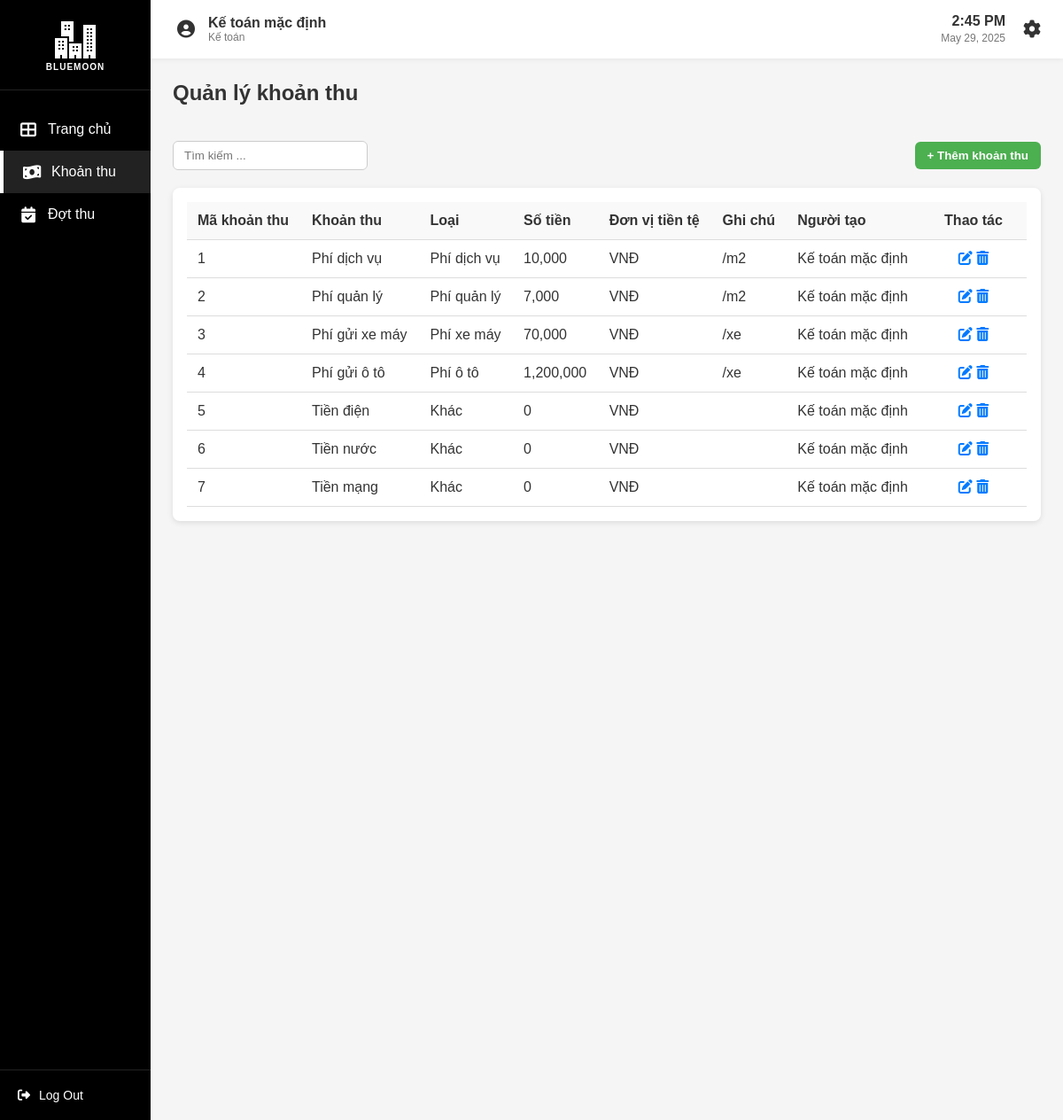
The page /khoanthu (signed in) on the database its author committed.
### app/model.py (models this page shows, shortened)
class TaiKhoan(db.Model, UserMixin):
    __tablename__ = 'taikhoan'
    id = db.Column(db.Integer, primary_key=True)
    username = db.Column(db.String(50), unique=True, nullable=False)
    password = db.Column(db.String(100), nullable=False)
    vaiTro = db.Column(db.String(50))
    hoTen = db.Column(db.String(100))
    nopphis = db.relationship('NopPhi', backref='taikhoan', lazy=True)

class KhoanThu(db.Model):
    __tablename__ = 'khoanthu'
    maKhoanThu = db.Column(db.Integer, primary_key=True)
    tenKhoanThu = db.Column(db.String(100), nullable=False)
    loaiKhoanThu = db.Column(db.String(50))     # "Phí dịch vụ", "Phí quản lý", "Phí xe máy", "Phí ô tô", "Khác", "Đóng góp"
    soTien = db.Column(db.Float)
    loaiSoTien = db.Column(db.String(50))  # "VNĐ"
    ghiChu = db.Column(db.String(1000))     # "/m2"
    idNguoiTao = db.Column(db.Integer, db.ForeignKey('taikhoan.id'))
    nguoiTao = db.relationship("TaiKhoan", backref="cacKhoanThu")
    khoanthu_has_dotthus = db.relationship('KhoanThu_Has_DotThu', backref='khoanthu', lazy=True)

### app/routes/thuphi_routes.py (the view)
@tp.route('/khoanthu', methods=['GET'])
@login_required
def khoanthu():
    if current_user.vaiTro not in ['Kế toán']:
        flash('Không có quyền truy cập trang', 'danger')
        return redirect(url_for('auth.home'))
    khoanthus = KhoanThuService.get_all_khoanthus()
    return render_template('khoanthu.html', khoanthus=khoanthus)

### app/services/thuphi_service.py (called while the page is built)
    @staticmethod
    def get_all_khoanthus():
        return KhoanThu.query.all()

### app/templates/khoanthu.html (shortened to what this page needs)
{% extends "base.html" %}
{% block extra_css %}
<link rel="stylesheet" href="{{ url_for('static', filename='css/khoanthu.css') }}">
{% endblock %}
{% block content %}
<div class="container">
    <div class="header-row">
        <h1 class="page-title">Quản lý khoản thu</h1>
    </div>
<div class="search-container">
    <input type="text" id="searchInput" class="search-box" placeholder="Tìm kiếm ...">
    <button class="add-button" onclick="openAddModal()">+ Thêm khoản thu</button>
</div>
<div class="card">
    <table class="account-table">
        <thead>
            <tr>
                <th>Mã khoản thu</th>
                <th>Khoản thu</th>
                <th>Loại</th>
                <th>Số tiền</th>
                <th>Đơn vị tiền tệ</th>
                <th>Ghi chú</th>
                <th>Người tạo</th>
                <th class="action-column">Thao tác</th>
            </tr>
        </thead>
        <tbody>
            {% for khoanthu in khoanthus %}
            <tr>
                <td>{{ khoanthu.maKhoanThu }}</td>
                <td>{{ khoanthu.tenKhoanThu }}</td>
                <td>{{ khoanthu.loaiKhoanThu }}</td>
                <td>{{ '{:,.0f}'.format(khoanthu.soTien) }}</td>
                <td>{{ khoanthu.loaiSoTien }}</td>
                <td>{{ khoanthu.ghiChu }}</td>
                <td>{{ khoanthu.nguoiTao.hoTen if khoanthu.nguoiTao else "" }}</td>
                <td class="action-column">
                    <button class="action-button" onclick="editKhoanThu({{ khoanthu.maKhoanThu }})">
                        <i class="fas fa-edit action-icon"></i>
                    </button>
                    <button class="action-button" onclick="deleteKhoanThu({{ khoanthu.maKhoanThu }})">
                        <i class="fas fa-trash-alt action-icon"></i>
                    </button>
                </td>
            </tr>
            {% endfor %}
        </tbody>
    </table>
</div>
</div>
{% endblock %}

### app/templates/base.html (shortened to what this page needs)
<!DOCTYPE html>
<html lang="en">
<head>
    <link rel="stylesheet" href="/static/css/base.css">
    <link rel="stylesheet" href="https://cdnjs.cloudflare.com/ajax/libs/font-awesome/6.4.0/css/all.min.css">
    {% block extra_css %}{% endblock %}
</head>
<body>
    <div class="container">
        <div class="sidebar">
            <div class="logo">
                <img src="/static/images/apartment_white.png" alt="BlueMoon">
                <div class="logo-text"><span class="library-text">BLUEMOON</span></div>
            </div>
            <nav class="sidebar-menu">
                <ul>
                    <li>
                        <a href="{{ url_for('auth.home') }}" class="menu-item {% if request.endpoint == 'auth.home' %}active{% endif %}">
                            <i class="fas fa-th-large"></i>
                            <span>Trang chủ</span>
                        </a>
                    </li>
                    {% if current_user.vaiTro == 'admin' %}
                        <li>
                            <a href="{{ url_for('user.taikhoan') }}" class="menu-item {% if request.endpoint == 'user.taikhoan' %}active{% endif %}">
                                <i class="fas fa-user"></i>
                                <span>Tài khoản</span>
                            </a>
                        </li>
                        <li>
                            <a href="{{ url_for('hk.hokhau') }}" class="menu-item {% if request.endpoint == 'hk.hokhau' %}active{% endif %}">
                                <i class="fas fa-house"></i>
                                <span>Hộ khẩu</span>
                            </a>
                        </li>
                        <li>
                            <a href="{{ url_for('hk.tamtrutamvang') }}" class="menu-item {% if request.endpoint == 'hk.tamtrutamvang' %}active{% endif %}">
                                <i class="fas fa-user-clock"></i>
                                <span>Tạm trú/vắng</span>
                            </a>
                        </li>
                        <li>
                            <a href="{{ url_for('hk.lichsuhokhau') }}" class="menu-item {% if request.endpoint == 'hk.lichsuhokhau' %}active{% endif %}">
                                <i class="fas fa-history"></i>
                                <span>Lịch sử</span>
                            </a>
                        </li>
                    {% elif current_user.vaiTro == 'Kế toán' %}
                        <li>
                            <a href="{{ url_for('tp.khoanthu') }}" class="menu-item {% if request.endpoint == 'tp.khoanthu' %}active{% endif %}">
                                <i class="fas fa-money-bill-wave"></i>
                                <span>Khoản thu</span>
                            </a>
                        </li>
                        <li>
                            <a href="{{ url_for('tp.dotthu') }}" class="menu-item {% if request.endpoint == 'tp.khoanthu' %}active{% endif %}">
                                <i class="fas fa-calendar-check"></i>
                                <span>Đợt thu</span>
                            </a>
                        </li>
                    {% endif %}
                </ul>
            </nav>
            <div class="sidebar-footer">
                <a href="{{ url_for('auth.logout') }}" class="logout-btn">
                    <i class="fas fa-sign-out-alt"></i>
                    <span>Log Out</span>
                </a>
            </div>
        </div>
        <div class="main-content">
            <header class="top-header">
                <div class="user-info">
                    <div class="user-avatar">
                        <i class="fas fa-user-circle"></i>
                    </div>
                    <div class="user-details">
                        <div class="user-name">{{ current_user.hoTen if current_user else 'KháchKhách' }}</div>
                        <div class="user-role">{{ current_user.vaiTro if current_user else '' }}</div>
                    </div>
                </div>
                <div class="header-right">
                    <div class="datetime">
                        <span class="time">{{ current_time }}</span>
                        <span class="date">{{ current_date }}</span>
                    </div>
                    <div class="settings">
                        <a href="#">
                            <i class="fas fa-cog"></i>
                        </a>
                    </div>
                </div>
            </header>
            <div class="content">
                {% block content %}{% endblock %}
            </div>
        </div>
    </div>
</body>
</html>

### app/static/css/base.css (style rules this page uses)
* { margin: 0; padding: 0; box-sizing: border-box; font-family: 'Arial', sans-serif; }
body { background-color: #f5f5f5; color: #333; }
.container { display: flex; height: 100vh; width: 100%; }
.sidebar { width: 170px; height: 100vh; background-color: #000; color: white; display: flex; flex-direction: column; position: fixed; left: 0; top: 0; }
.logo { padding: 20px 15px; border-bottom: 1px solid #222; display: flex; flex-direction: column; align-items: center; text-align: center; }
.logo img { width: 50px; margin-bottom: 5px; }
.logo-text { font-size: 18px; font-weight: bold; color: white; display: block; }
.library-text { font-size: 10px; display: block; margin-top: -5px; text-transform: uppercase; letter-spacing: 1px; }
.sidebar-menu { flex-grow: 1; padding-top: 20px; }
.sidebar-menu ul { list-style: none; }
.menu-item { display: flex; align-items: center; padding: 15px 20px; color: white; text-decoration: none; transition: all 0.3s; }
.menu-item:hover, .menu-item.active { background-color: #222; border-left: 4px solid #fff; }
.menu-item i { margin-right: 10px; font-size: 18px; width: 24px; text-align: center; }
.sidebar-footer { padding: 20px; border-top: 1px solid #222; }
.logout-btn { display: flex; align-items: center; color: white; text-decoration: none; font-size: 14px; }
.logout-btn i { margin-right: 10px; }
.main-content { flex-grow: 1; margin-left: 170px; width: calc(100% - 170px); overflow-y: auto; }
.top-header { background-color: #fff; padding: 15px 25px; display: flex; justify-content: space-between; align-items: center; box-shadow: 0 2px 5px rgba(0,0,0,0.05); }
.user-info { display: flex; align-items: center; }
.user-avatar { width: 30px; height: 30px; border-radius: 50%; margin-right: 10px; display: flex; align-items: center; justify-content: center; color: #333; font-size: 20px; }
.user-details { display: flex; flex-direction: column; }
.user-name { font-weight: bold; font-size: 16px; }
.user-role { font-size: 12px; color: #777; }
.header-right { display: flex; align-items: center; }
.datetime { margin-right: 20px; text-align: right; }
.time { font-weight: bold; font-size: 16px; display: block; }
.date { font-size: 12px; color: #777; }
.settings i { font-size: 20px; color: #333; }
.content { padding: 25px; }

### app/static/css/khoanthu.css (style rules this page uses)
.header-row { display: flex; justify-content: space-between; align-items: center; margin-bottom: 20px; }
.page-title { font-size: 24px; font-weight: 600; }
.search-container { margin-top: 20px; display: flex; gap: 10px; align-items: center; }
.search-box { padding: 8px 12px; width: 220px; border: 1px solid #ccc; border-radius: 6px; }
.add-button { margin-left: auto; background-color: #4CAF50; color: white; padding: 8px 14px; border: none; border-radius: 6px; cursor: pointer; font-weight: bold; }
.card { width: 100%; background-color: #fff; padding: 16px; border-radius: 8px; box-shadow: 0 2px 6px rgba(0,0,0,0.1); margin-top: 20px; }
.account-table { width: 100%; border-collapse: collapse; }
.account-table th, .account-table td { padding: 12px; border-bottom: 1px solid #ddd; text-align: left; white-space: nowrap; overflow: hidden; text-overflow: ellipsis; }
.account-table th { background-color: #f9f9f9; font-weight: 600; }
.account-table th.action-column, .account-table td.action-column { width: 120px; text-align: center; }
.action-column { text-align: center; width: 80px; }
.action-button { background: none; border: none; cursor: pointer; font-size: 16px; color: #007bff; }
.container { display: flex; flex-direction: column; height: 100vh; width: 100%; }

### rows shown on the page
TaiKhoan: hoTen "Kế toán mặc định", vaiTro "Kế toán"
KhoanThu: maKhoanThu "1", tenKhoanThu "Phí dịch vụ", loaiKhoanThu "Phí dịch vụ", soTien "10,000", loaiSoTien "VNĐ", ghiChu "/m2", nguoiTao "Kế toán mặc định"
KhoanThu: maKhoanThu "2", tenKhoanThu "Phí quản lý", loaiKhoanThu "Phí quản lý", soTien "7,000", loaiSoTien "VNĐ", ghiChu "/m2", nguoiTao "Kế toán mặc định"
KhoanThu: maKhoanThu "3", tenKhoanThu "Phí gửi xe máy", loaiKhoanThu "Phí xe máy", soTien "70,000", loaiSoTien "VNĐ", ghiChu "/xe", nguoiTao "Kế toán mặc định"
KhoanThu: maKhoanThu "4", tenKhoanThu "Phí gửi ô tô", loaiKhoanThu "Phí ô tô", soTien "1,200,000", loaiSoTien "VNĐ", ghiChu "/xe", nguoiTao "Kế toán mặc định"
KhoanThu: maKhoanThu "5", tenKhoanThu "Tiền điện", loaiKhoanThu "Khác", soTien "0", loaiSoTien "VNĐ", nguoiTao "Kế toán mặc định"
KhoanThu: maKhoanThu "6", tenKhoanThu "Tiền nước", loaiKhoanThu "Khác", soTien "0", loaiSoTien "VNĐ", nguoiTao "Kế toán mặc định"
KhoanThu: maKhoanThu "7", tenKhoanThu "Tiền mạng", loaiKhoanThu "Khác", soTien "0", loaiSoTien "VNĐ", nguoiTao "Kế toán mặc định"
